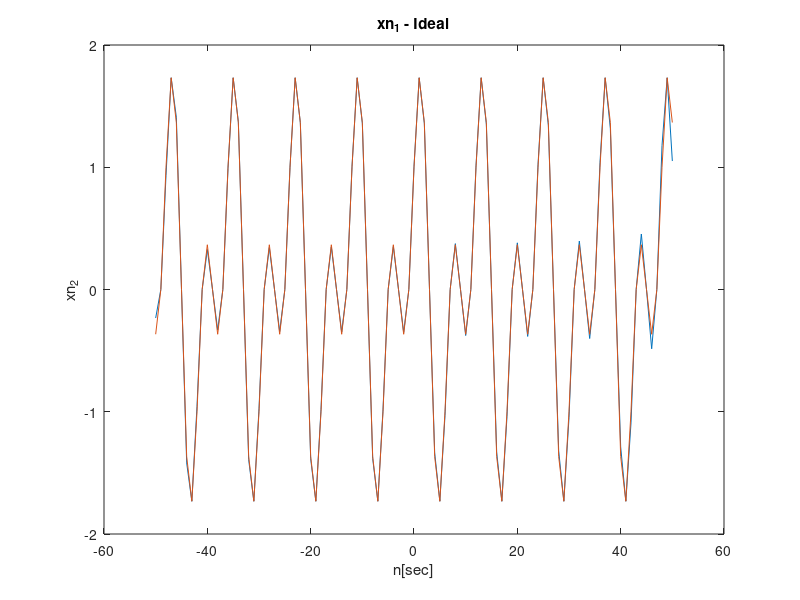

Here is the MATLAB script that generated this plot:
%e- xn2 ideal
T=2;
N=10;
n = -50:50;
xn2 = cos(T.*pi.*n./12)+sin(T.*pi.*n./6);
t = linspace(-50,50,length(xn2));
for i=1:length(xn2)
    if mod(i,T) == 0
        xs(i) = xn2(i);
    else
        xs(i) = 0;
    end
end 
ideal = conv(xs, sinc(t./T), 'same');
figure;
plot(t,ideal);
hold on;
plot(n,xn2);
hold off;
title('xn_1 - Ideal');
ylabel('xn_2');
xlabel('n[sec]');

